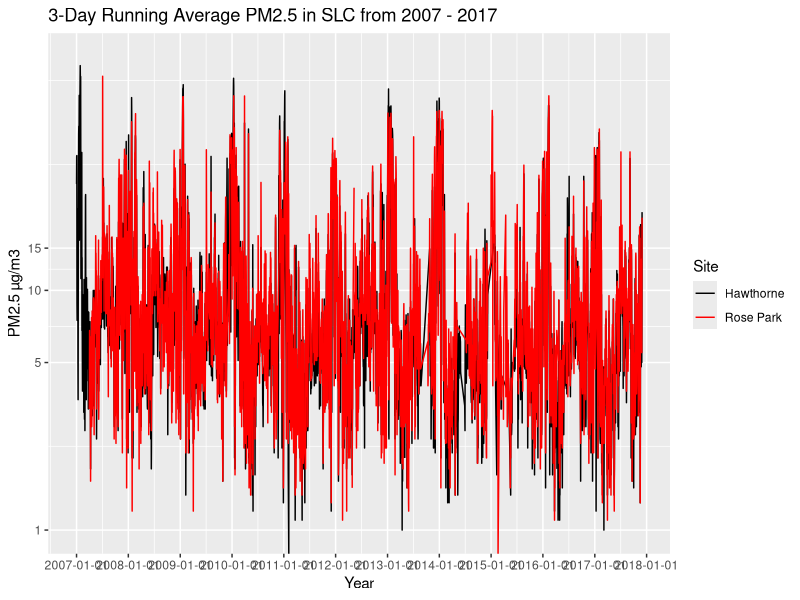
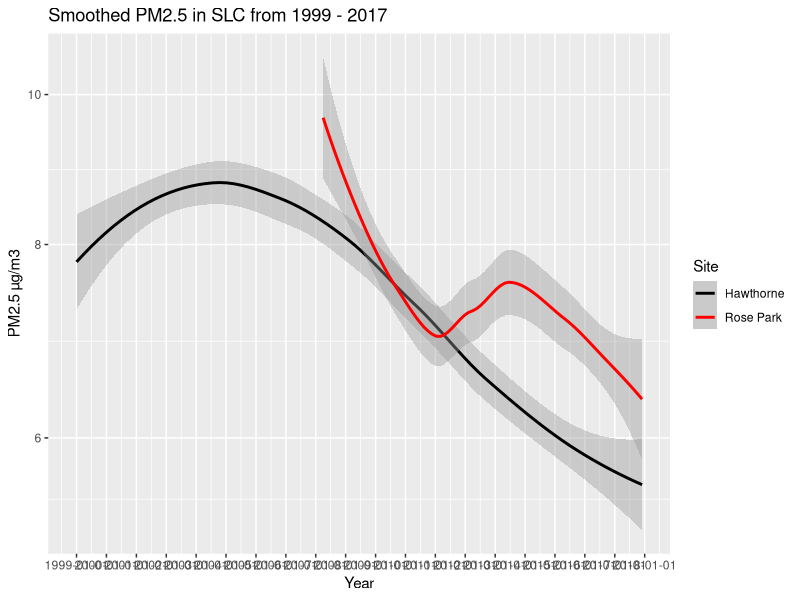
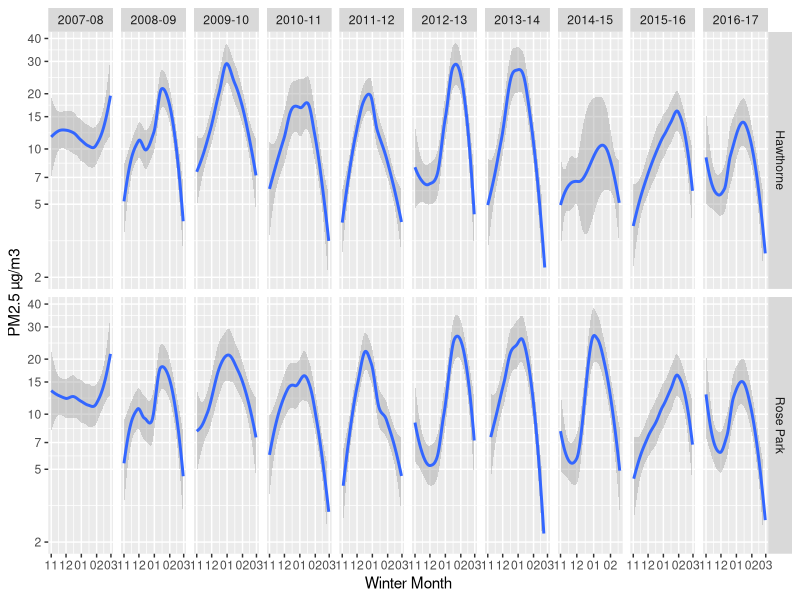

Source code (R) for these figures, in order:
## ---- chunk 1
library(knitr)
knitr::opts_chunk$set(cache = TRUE, warning = FALSE, message = FALSE, 
                      echo = TRUE, dev = 'png',
                      dpi = 200, out.width='650px', fig.width=8, fig.height=4)
## ---- chunk 2
library(tidyverse)
# While I could have batched this into one file, I didn't want
# to mask how the original data looked coming from EPA website (reproducibility!)
dfH <- read_csv('../data/SLCPM2_5/SLCHawthorne_PM2.5_Daily_1999-2017.csv')
dfRP <- read_csv('../data/SLCPM2_5/SLCRosePark_PM2.5_Daily_2007-2017.csv')

df <- dplyr::bind_rows(dfH, dfRP)
## ---- chunk 3
dfinal <- df %>% 
  # Hawthorne has several options; grab the most complete record
  filter(POC == 1,
         `AQS Parameter Desc` == 'PM2.5 - Local Conditions',
         `Site Num` == 3006 | `Site Num` == 3010) %>%
  # Change the Site column to be more readable
  mutate(Site = ifelse(`Site Num` == 3006, 'Hawthorne', 'Rose Park')) %>% 
  mutate(Date = as.Date(`Date Local`, format="%m/%d/%Y")) %>%
  rename(Measurement = `Sample Measurement`) %>%
  select(Date, Site, Measurement) %>%
  arrange(Date)

# Look at the data
head(dfinal, 3)
## ---- chunk 4
dfinal %>% 
  mutate(Year = lubridate::year(Date)) %>%
  filter(Year %in% 2007:2011) %>%
  group_by(Site, Year) %>% 
  summarize(`Measurements Per Site` = length(Measurement))
## ---- chunk 5
library(scales)
ggplot(dfinal, aes(x = Date, y = Measurement, color = Site)) +
  geom_line() +
  labs(title = "3-Day Running Average PM2.5 in SLC from 2007 - 2017") +
  scale_colour_manual(values = c("black", "red")) +
  scale_y_log10(name = "PM2.5 µg/m3", 
                limits = c(1,NA), 
                breaks = c(1, 5, 10, 15)) +
  scale_x_date(name = "Year",
               labels = date_format("%Y-%m-%d"),
               limits = c(as.Date('2007-01-01'),NA),
               breaks = date_breaks("1 year"))

## ---- chunk 6
ggplot(dfinal, aes(x = Date, y = Measurement, color = Site)) +
  geom_smooth(method = 'loess') +
  labs(title = "Smoothed PM2.5 in SLC from 1999 - 2017") +
  scale_colour_manual(values = c("black", "red")) +
  scale_y_log10(name = "PM2.5 µg/m3", 
                breaks = c(2, 5, 6, 8, 10, 12, 15)) +
  scale_x_date(name = "Year", 
               labels = date_format("%Y-%m-%d"), 
               breaks = date_breaks("1 year"))

## ---- chunk 7
dividers <- as.Date(paste0(2007:2017, "06", "01"), format = "%Y%m%d")

dfinal <- dfinal %>%
  mutate(Season = cut(as.numeric(Date), as.numeric(dividers), 
                      include.lowest = TRUE),
         Season = as.numeric(Season),
         Month = lubridate::month(Date)) %>% 
  filter(Date > as.Date('2006-06-01'),   
         Month %in% c(1,2,11,12), # Only care about winter months
         !is.na(Season))          # This avoids an NA facet plot
## ---- chunk 8
# Add custom winter label for faceting
season_names <- c(
  '1' = "2007-08",
  '2' = "2008-09",
  '3' = "2009-10",
  '4' = "2010-11",
  '5' = "2011-12",
  '6' = "2012-13",
  '7' = "2013-14",
  '8' = "2014-15",
  '9' = "2015-16",
  '10' = "2016-17")

ggplot(dfinal, aes(x = Date, y = Measurement)) + 
  geom_smooth(method = "loess") +
  scale_y_log10(name = "PM2.5 µg/m3",
                limits = c(2,NA), 
                breaks = c(2, 5, 7, 10, 15, 20, 30, 40, 50)) +
  scale_x_date(name = "Winter Month",
               labels = date_format("%m"),
               breaks = date_breaks("1 month")) +
  facet_grid(Site ~ Season, scale = "free", labeller = labeller(Season = as_labeller(season_names)))
